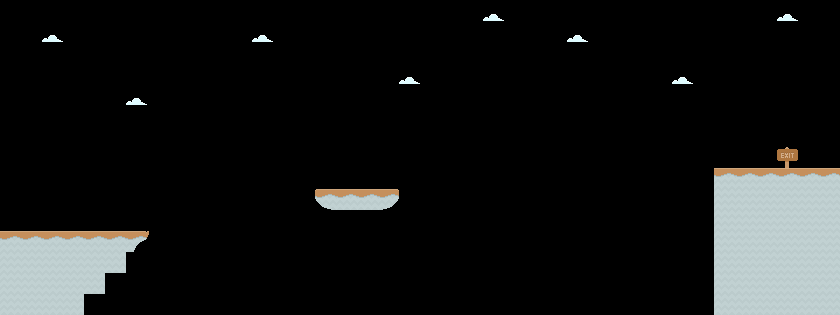

Rendered tile map (Tiled .tmx) drawn with the repository's tilesets; below, a short description and the full map source, tile grids included:
An orthogonal 40x15 tile map with 21x21 px tiles, 1 tile layer (Tile Layer 1) and 4 objects (3x Fly, Player).

<map version="1.0" tiledversion="1.0.3" orientation="orthogonal" renderorder="right-down" width="40" height="15" tilewidth="21" tileheight="21" nextobjectid="16">
 <tileset firstgid="1" source="../../Platformer/NYUCodebase/Tileset.tsx" />
 <layer name="Tile Layer 1" width="40" height="15">
  <data encoding="csv">
0,0,0,0,0,0,0,0,0,0,0,0,0,0,0,0,0,0,0,0,0,0,0,48,0,0,0,0,0,0,0,0,0,0,0,0,0,48,0,0,
0,0,48,0,0,0,0,0,0,0,0,0,48,0,0,0,0,0,0,0,0,0,0,0,0,0,0,48,0,0,0,0,0,0,0,0,0,0,0,0,
0,0,0,0,0,0,0,0,0,0,0,0,0,0,0,0,0,0,0,0,0,0,0,0,0,0,0,0,0,0,0,0,0,0,0,0,0,0,0,0,
0,0,0,0,0,0,0,0,0,0,0,0,0,0,0,0,0,0,0,48,0,0,0,0,0,0,0,0,0,0,0,0,48,0,0,0,0,0,0,0,
0,0,0,0,0,0,48,0,0,0,0,0,0,0,0,0,0,0,0,0,0,0,0,0,0,0,0,0,0,0,0,0,0,0,0,0,0,0,0,0,
0,0,0,0,0,0,0,0,0,0,0,0,0,0,0,0,0,0,0,0,0,0,0,0,0,0,0,0,0,0,0,0,0,0,0,0,0,0,0,0,
0,0,0,0,0,0,0,0,0,0,0,0,0,0,0,0,0,0,0,0,0,0,0,0,0,0,0,0,0,0,0,0,0,0,0,0,0,0,0,0,
0,0,0,0,0,0,0,0,0,0,0,0,0,0,0,0,0,0,0,0,0,0,0,0,0,0,0,0,0,0,0,0,0,0,0,0,0,254,0,0,
0,0,0,0,0,0,0,0,0,0,0,0,0,0,0,0,0,0,0,0,0,0,0,0,0,0,0,0,0,0,0,0,0,0,244,244,244,244,244,244,
0,0,0,0,0,0,0,0,0,0,0,0,0,0,0,246,244,244,276,0,0,0,0,0,0,0,0,0,0,0,0,0,0,0,273,273,273,273,273,273,
0,0,0,0,0,0,0,0,0,0,0,0,0,0,0,0,0,0,0,0,0,0,0,0,0,0,0,0,0,0,0,0,0,0,273,273,273,273,273,273,
244,244,244,244,244,244,274,241,0,0,0,0,0,0,0,0,0,0,0,0,0,0,0,0,0,0,0,0,0,0,0,0,0,0,273,273,273,273,273,273,
273,273,273,273,273,273,0,0,0,0,0,0,0,0,0,0,0,0,0,0,0,0,0,0,0,0,0,0,0,0,0,0,0,0,273,273,273,273,273,273,
273,273,273,273,273,0,0,0,0,0,0,0,0,0,0,0,0,0,0,0,0,0,0,0,0,0,0,0,0,0,0,0,0,0,273,273,273,273,273,273,
273,273,273,273,0,0,0,0,0,0,0,0,0,0,0,0,0,0,0,0,0,0,0,0,0,0,0,0,0,0,0,0,0,0,273,273,273,273,273,273
</data>
 </layer>
 <objectgroup name="Object Layer">
  <object id="4" name="Fly3" type="Fly" gid="434" x="483" y="181" width="21" height="21" />
  <object id="5" name="Fly2" type="Fly" gid="434" x="647" y="213" width="21" height="21" />
  <object id="6" name="Fly1" type="Fly" gid="434" x="235" y="225" width="21" height="21" />
  <object id="14" name="Player" type="Player" gid="20" x="42" y="230" width="21" height="21" />
 </objectgroup>
</map>
